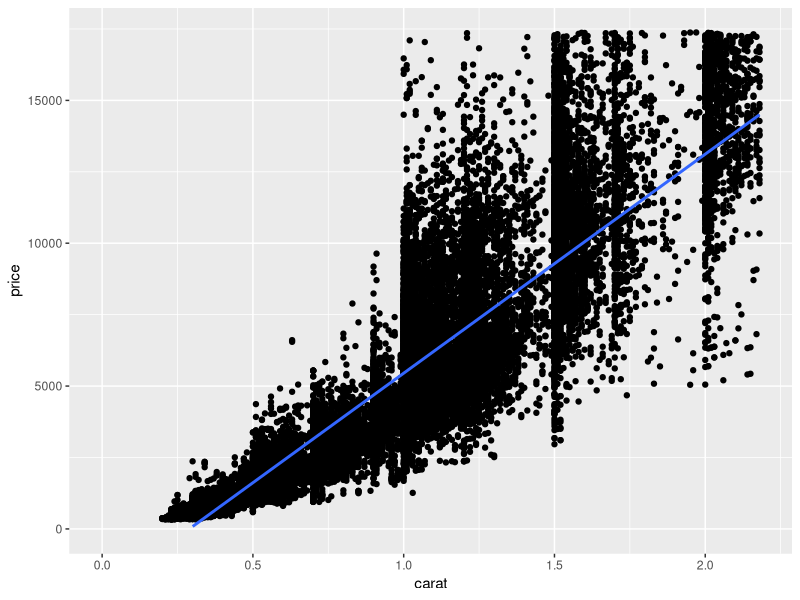
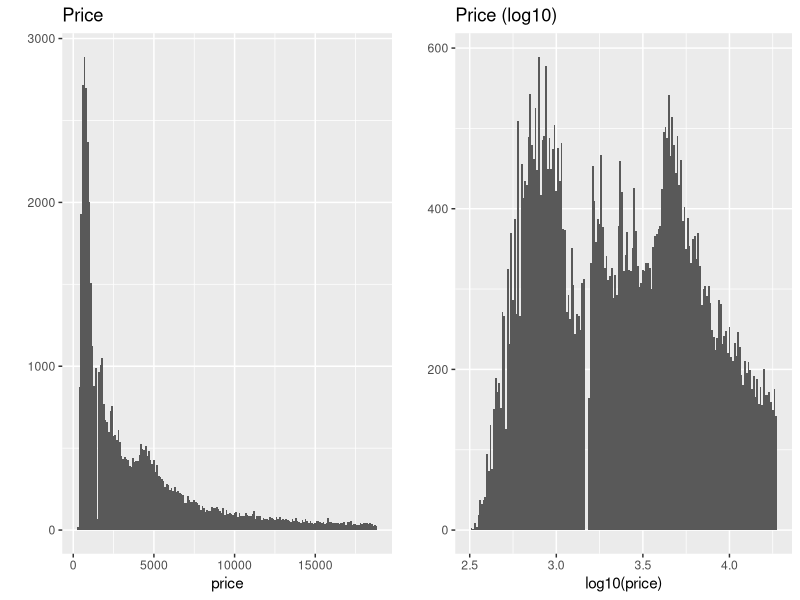
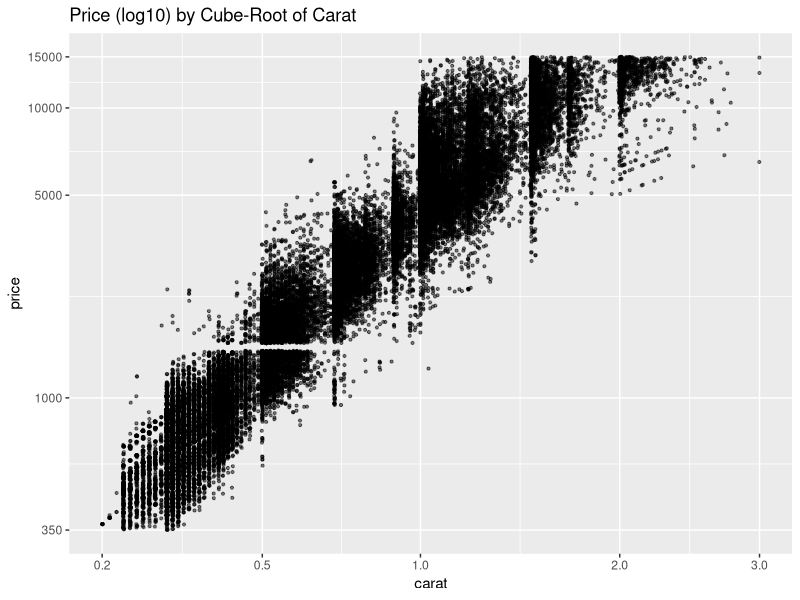
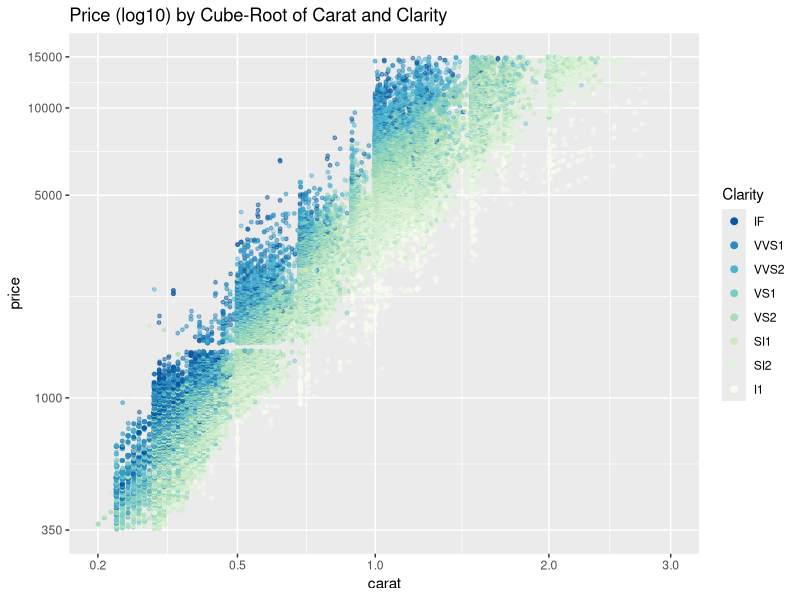

The R source for these figures, in order:
## ---- chunk 1
knitr::opts_chunk$set(echo = TRUE)
## ---- chunk 2
library(ggplot2)
ggplot(data = diamonds, aes(x = carat , y=price)) +
  geom_point()+
  stat_smooth(method = 'lm')+
  xlim(0, quantile(diamonds$carat, 0.99)) + 
  ylim(0, quantile(diamonds$price, 0.99))
## ---- chunk 3
library(gridExtra)
library(ggplot2)
diamonds_price <- subset(diamonds, !is.na(price))
plot1 <- qplot(price, data = diamonds_price, binwidth=100) + 
  ggtitle('Price')

plot2 <- qplot(log10(price), data = diamonds_price, binwidth=0.01) +
  ggtitle('Price (log10)')

grid.arrange(plot1,plot2, ncol=2)
## ---- chunk 4
library(scales)
library(ggplot2)
cuberoot_trans <- trans_new(name = "cuberoot",                            transform = function(x) x^(1/3),
                       inverse = function(x) x^3);

ggplot(aes(carat, price), data = diamonds) + 
  geom_point(alpha=1/2, size=3/4, position="jitter") + 
  scale_x_continuous(trans = cuberoot_trans, limits = c(0.2, 3),
                     breaks = c(0.2, 0.5, 1, 2, 3)) + 
  scale_y_continuous(trans = log10_trans(), limits = c(350, 15000),
                     breaks = c(350, 1000, 5000, 10000, 15000)) +
  ggtitle('Price (log10) by Cube-Root of Carat')
## ---- chunk 5
library(RColorBrewer)

ggplot(aes(x = carat, y = price, color=clarity), data = diamonds) + 
  geom_point(alpha = 0.5, size = 1, position = 'jitter') +
  scale_color_brewer(type = 'div', palette = 'GnBu',
    guide = guide_legend(title = 'Clarity', reverse = T,
    override.aes = list(alpha = 1, size = 2))) +  
  scale_x_continuous(trans = cuberoot_trans, limits = c(0.2, 3),
    breaks = c(0.2, 0.5, 1, 2, 3)) + 
  scale_y_continuous(trans = log10_trans(), limits = c(350, 15000),
    breaks = c(350, 1000, 5000, 10000, 15000)) +
  ggtitle('Price (log10) by Cube-Root of Carat and Clarity')
## ---- chunk 6
library(ggplot2)
library(memisc)
m1 <- lm(I(log(price)) ~ I(carat^(1/3)), data=diamonds)
m2 <- update(m1, ~ . + carat)
m3 <- update(m2, ~ . + cut)
m4 <- update(m3, ~ . + color)
m5 <- update(m4, ~ . + clarity)
mtable(m1, m2, m3, m4, m5)

## ---- chunk 7
thisDiamond <- data.frame(carat = 1.00, cut = "Very Good", color = "I", clarity="VS1")

modelEstimate <- predict(m5, newdata = thisDiamond, 
                         interval = "prediction", level =.95)
